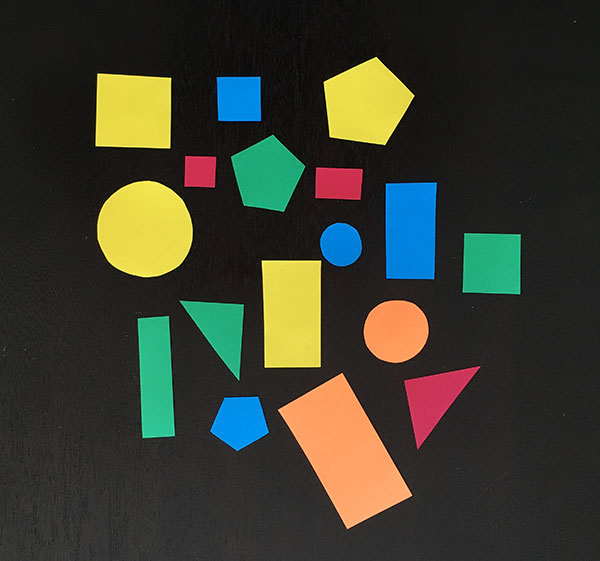
#> input picture image.jpg, 600 x 561 px, given in place of the camera
$ python morph_transformation.py
#> lines starting #> are read from the running program, lines starting #| are printed output that depends on the picture; after the words box and inside, x2 and y2 are one past the last pixel; in counts of white or black regions, pixels touching at a corner belong together
import cv2
import numpy as np

cap = cv2.VideoCapture(0)

# [23 lines of commented-out code are left out]


while (1):

    _, frame = cap.read()
#> frame is the input picture: shape (561, 600, 3); mean B, G, R 47.2, 60.1, 58.4
    hsv = cv2.cvtColor(frame, cv2.COLOR_BGR2HSV)
#> hsv: shape (561, 600, 3); mean H, S, V 33.7, 61.6, 71.1

    lower_red = np.array([30, 150, 50])
    upper_red = np.array([255, 255, 180])

    mask = cv2.inRange(hsv, lower_red, upper_red)
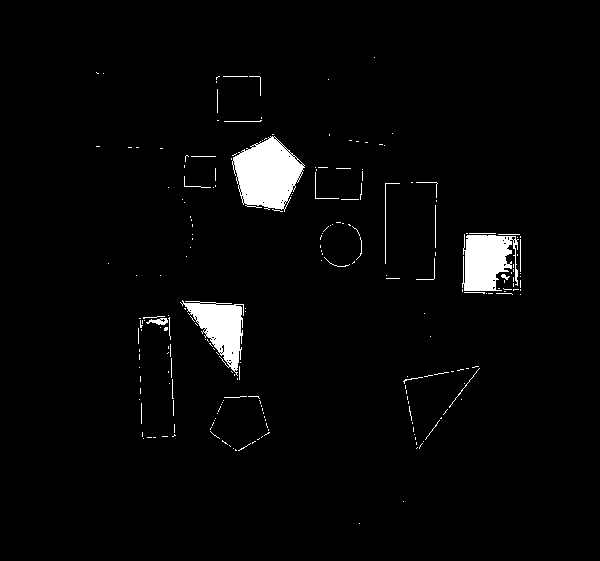
#> mask: shape (561, 600); 2.9% white; 225 white regions (194 under 20 px), largest, box (x1, y1, x2, y2) and area: (232, 136, 305, 212) 3546, (462, 234, 519, 291) 2372, (180, 300, 244, 376) 2224
    res = cv2.bitwise_and(frame, frame, mask=mask)
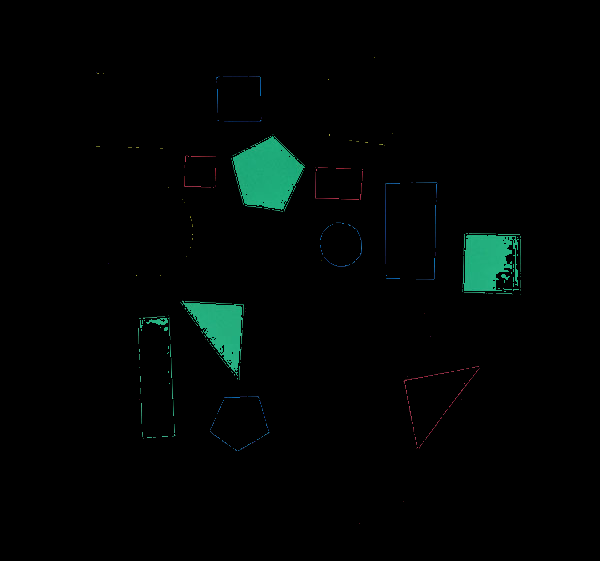
#> res: shape (561, 600, 3); mean B, G, R 3.4, 4.6, 1.1

    kernel = np.ones((5, 5), np.uint8)

    opening = cv2.morphologyEx(mask, cv2.MORPH_OPEN, kernel)
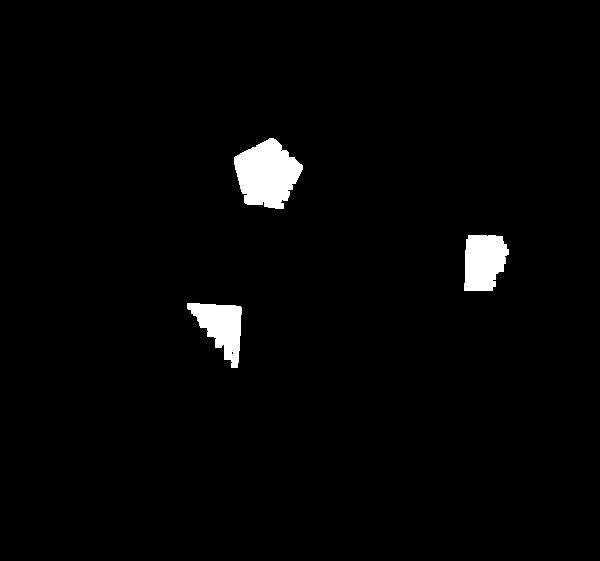
#> opening: shape (561, 600); 2.2% white; 3 white regions, box (x1, y1, x2, y2) and area: (234, 138, 303, 209) 3324, (464, 235, 509, 291) 2056, (187, 303, 242, 368) 1937
    closing = cv2.morphologyEx(mask, cv2.MORPH_CLOSE, kernel)
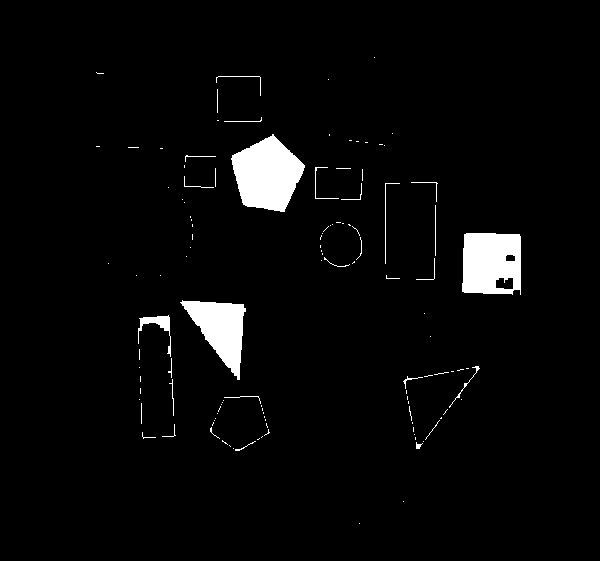
#> closing: shape (561, 600); 3.4% white; 120 white regions (93 under 20 px), largest, box (x1, y1, x2, y2) and area: (231, 134, 305, 212) 3822, (462, 233, 521, 295) 3244, (180, 300, 246, 380) 2606

    cv2.imshow('Original', frame)
    cv2.imshow('Mask', mask)
    cv2.imshow('Opening', opening)
    cv2.imshow('Closing', closing)

    k = cv2.waitKey(5) & 0xFF
#> (key Esc is pressed here)
    if k == 27:
        break

cv2.destroyAllWindows()
cap.release()

$ run again, on rostopic_list.png
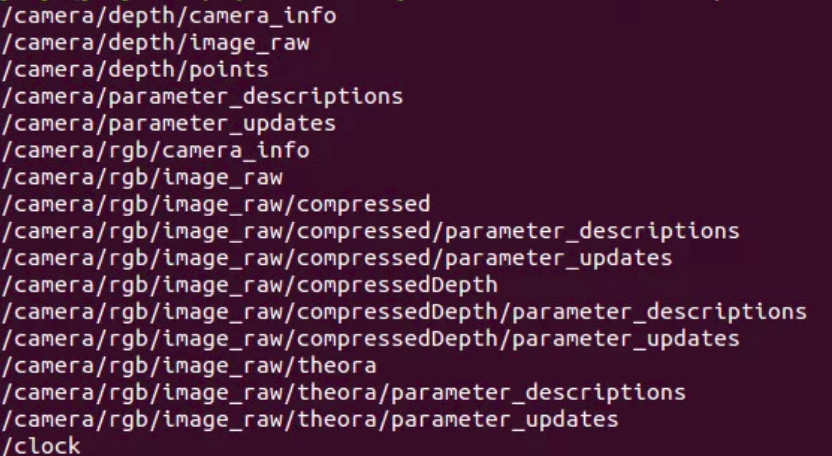
#> input picture rostopic_list.png, 832 x 456 px, given in place of the camera
#> frame is the input picture: shape (456, 832, 3); mean B, G, R 59, 33.6, 74.4
#> hsv: shape (456, 832, 3); mean H, S, V 157.8, 172.5, 75.2
#> `mask = cv2.inRange(hsv, lower_red, upper_red)`:
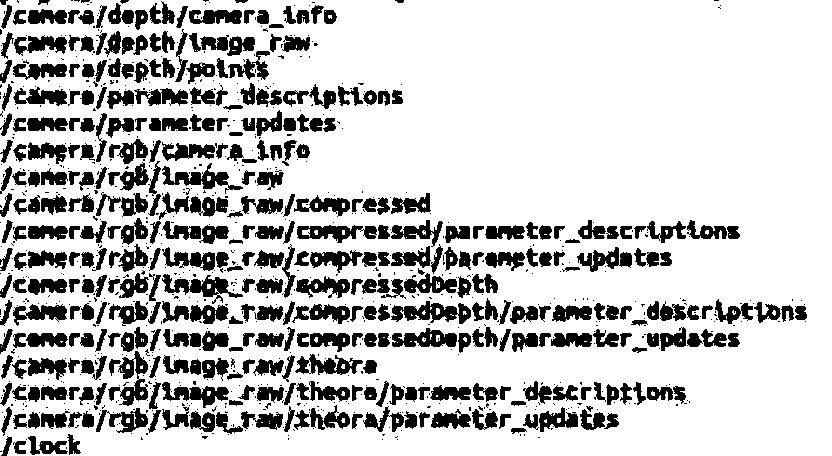
#> mask: shape (456, 832); 78% white; 1065 black regions (682 under 20 px), largest, box (x1, y1, x2, y2) and area: (391, 301, 471, 324) 987, (162, 274, 243, 304) 912, (108, 351, 148, 406) 901
#> opening: shape (456, 832); 71.4% white; 90 black regions (73 under 20 px), largest, box (x1, y1, x2, y2) and area: (0, 0, 672, 440) 94413, (631, 299, 807, 326) 2320, (511, 381, 690, 408) 2293
#> `closing = cv2.morphologyEx(mask, cv2.MORPH_CLOSE, kernel)`:
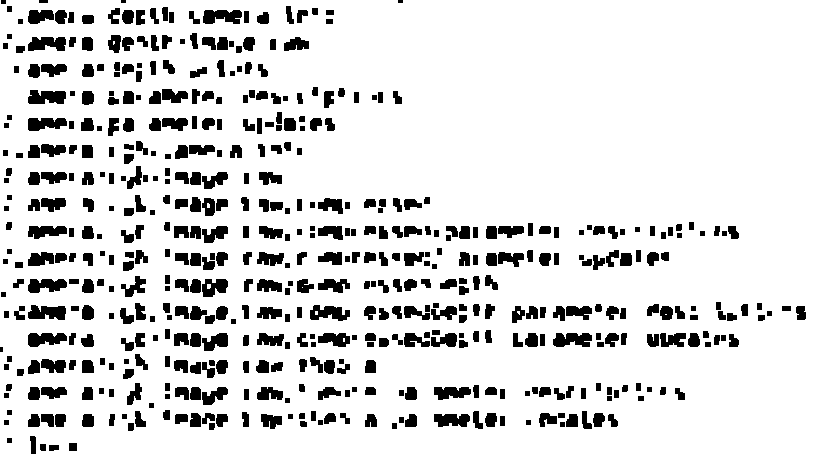
#> closing: shape (456, 832); 86.9% white; 525 black regions (3 under 20 px), largest, box (x1, y1, x2, y2) and area: (28, 90, 66, 104) 436, (28, 305, 66, 320) 435, (203, 10, 242, 24) 428
